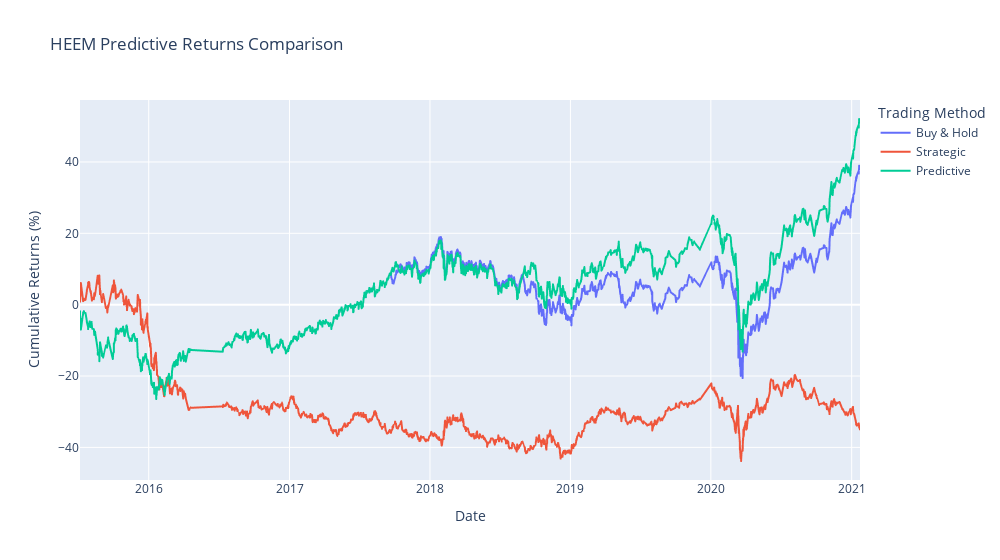

This figure's notebook cell:
### Markdown cell above
### Step 7: Create a cumulative return plot that shows the actual returns vs. the strategy returns. Save a PNG image of this plot. This will serve as a baseline against which to compare the effects of tuning the trading algorithm.

### Code cell
# Plot the actual returns versus the strategy returns
predicted_returns = predictions_df['Actual Returns'] * predictions_df['Predicted Signal']

returns_df_2 = pd.DataFrame({
    'Buy & Hold': ((1 + predictions_df['Actual Returns']).cumprod() - 1) * 100,
    'Strategic': ((1 + predictions_df['Strategy Returns']).cumprod() - 1) * 100,
    'Predictive': ((1 + predicted_returns).cumprod() - 1) * 100
}, index=predictions_df.index).dropna()

fig_2 = px.line(
    returns_df_2, 
    title='HEEM Predictive Returns Comparison',
    labels=dict(value='Cumulative Returns (%)', date='Date', variable='Trading Method'),
    width=1000, 
)
fig_2.show()

### Figure 1 — Plotly figure (JSON) as saved in the notebook; plotly's stock layout.template omitted (floating-point values rounded to 4 significant figures; data arrays with more than 128 entries replaced by an {"elided": "..."} marker saying what was removed)
{"data": [{"hovertemplate": "Trading Method=Buy & Hold<br>Date=%{x}<br>Cumulative Returns (%)=%{y}<extra></extra>", "legendgroup": "Buy & Hold", "line": {"color": "#636efa", "dash": "solid"}, "marker": {"symbol": "circle"}, "mode": "lines", "name": "Buy & Hold", "showlegend": true, "type": "scattergl", "x": {"elided": "4092 str values"}, "xaxis": "x", "y": {"elided": "4092 float values"}, "yaxis": "y"}, {"hovertemplate": "Trading Method=Strategic<br>Date=%{x}<br>Cumulative Returns (%)=%{y}<extra></extra>", "legendgroup": "Strategic", "line": {"color": "#EF553B", "dash": "solid"}, "marker": {"symbol": "circle"}, "mode": "lines", "name": "Strategic", "showlegend": true, "type": "scattergl", "x": {"elided": "4092 str values"}, "xaxis": "x", "y": {"elided": "4092 float values"}, "yaxis": "y"}, {"hovertemplate": "Trading Method=Predictive<br>Date=%{x}<br>Cumulative Returns (%)=%{y}<extra></extra>", "legendgroup": "Predictive", "line": {"color": "#00cc96", "dash": "solid"}, "marker": {"symbol": "circle"}, "mode": "lines", "name": "Predictive", "showlegend": true, "type": "scattergl", "x": {"elided": "4092 str values"}, "xaxis": "x", "y": {"elided": "4092 float values"}, "yaxis": "y"}], "layout": {"legend": {"title": {"text": "Trading Method"}, "tracegroupgap": 0}, "title": {"text": "HEEM Predictive Returns Comparison"}, "width": 1000, "xaxis": {"anchor": "y", "domain": [0, 1], "title": {"text": "Date"}}, "yaxis": {"anchor": "x", "domain": [0, 1], "title": {"text": "Cumulative Returns (%)"}}}}
